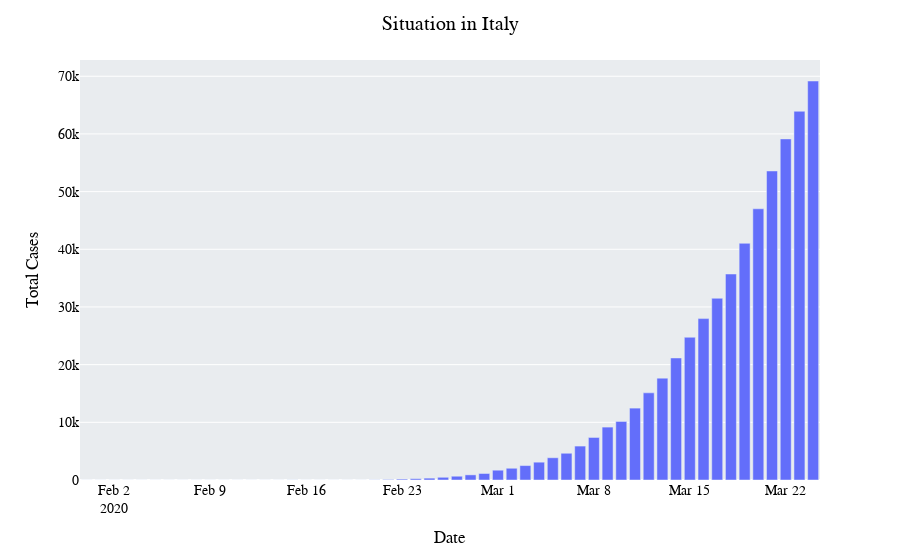

Here is the notebook cell this chart was saved with:
### Code cell
bar = px.bar(perday_Italy,x = 'Date',y = 'Total Cases')
bar.update_layout(title_text = 'Situation in Italy ',plot_bgcolor = '#E9ECEF',
                  font_color = 'black',font_family = 'Times New Roman',font_size = 14,title_x = 0.5)
bar.show()

### Figure 1 — Plotly figure (JSON) as saved in the notebook; plotly's stock layout.template omitted (floating-point values rounded to 4 significant figures)
{"data": [{"alignmentgroup": "True", "hovertemplate": "Date=%{x}<br>Total Cases=%{y}<extra></extra>", "legendgroup": "", "marker": {"color": "#636efa"}, "name": "", "offsetgroup": "", "orientation": "v", "showlegend": false, "textposition": "auto", "type": "bar", "x": ["2020-01-31T00:00:00", "2020-02-01T00:00:00", "2020-02-02T00:00:00", "2020-02-03T00:00:00", "2020-02-04T00:00:00", "2020-02-05T00:00:00", "2020-02-06T00:00:00", "2020-02-07T00:00:00", "2020-02-08T00:00:00", "2020-02-09T00:00:00", "2020-02-10T00:00:00", "2020-02-11T00:00:00", "2020-02-12T00:00:00", "2020-02-13T00:00:00", "2020-02-14T00:00:00", "2020-02-15T00:00:00", "2020-02-15T00:00:00", "2020-02-16T00:00:00", "2020-02-17T00:00:00", "2020-02-18T00:00:00", "2020-02-19T00:00:00", "2020-02-20T00:00:00", "2020-02-21T00:00:00", "2020-02-22T00:00:00", "2020-02-23T00:00:00", "2020-02-24T00:00:00", "2020-02-25T00:00:00", "2020-02-26T00:00:00", "2020-02-27T00:00:00", "2020-02-28T00:00:00", "2020-02-29T00:00:00", "2020-03-01T00:00:00", "2020-03-02T00:00:00", "2020-03-03T00:00:00", "2020-03-04T00:00:00", "2020-03-05T00:00:00", "2020-03-06T00:00:00", "2020-03-07T00:00:00", "2020-03-08T00:00:00", "2020-03-09T00:00:00", "2020-03-10T00:00:00", "2020-03-11T00:00:00", "2020-03-12T00:00:00", "2020-03-13T00:00:00", "2020-03-14T00:00:00", "2020-03-15T00:00:00", "2020-03-16T00:00:00", "2020-03-17T00:00:00", "2020-03-18T00:00:00", "2020-03-19T00:00:00", "2020-03-20T00:00:00", "2020-03-21T00:00:00", "2020-03-22T00:00:00", "2020-03-23T00:00:00", "2020-03-24T00:00:00"], "xaxis": "x", "y": [2, 2, 2, 2, 2, 2, 3, 3, 3, 3, 3, 3, 3, 3, 3, 3, 3, 3, 3, 3, 3, 3, 20, 79, 157, 229, 323, 470, 655, 889, 1128, 1701, 2036, 2502, 3089, 3858, 4636, 5883, 7375, 9172, 10149, 12462, 15113, 17660, 21157, 24747, 27980, 31506, 35713, 41035, 47021, 53578, 59138, 63927, 69176], "yaxis": "y"}], "layout": {"barmode": "relative", "font": {"color": "black", "family": "Times New Roman", "size": 14}, "legend": {"tracegroupgap": 0}, "margin": {"t": 60}, "plot_bgcolor": "#E9ECEF", "title": {"text": "Situation in Italy ", "x": 0.5}, "xaxis": {"anchor": "y", "domain": [0, 1], "title": {"text": "Date"}}, "yaxis": {"anchor": "x", "domain": [0, 1], "title": {"text": "Total Cases"}}}}
